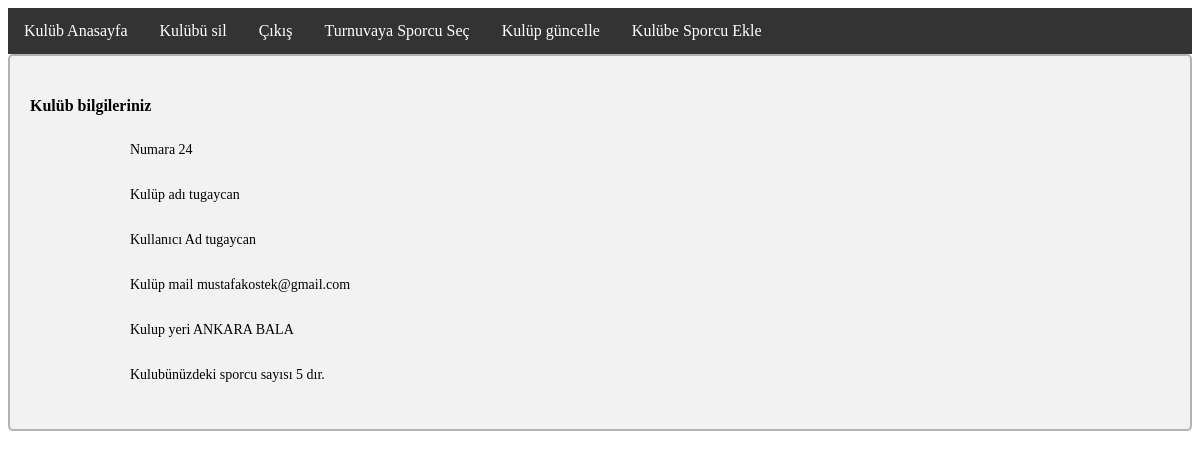
The app's page /kulup/kulupAna.php (signed in) with its own data.
### tables this page shows
CREATE TABLE `kulup` (
  `kulupId` int(11) NOT NULL,
  `kulupAd` varchar(70) DEFAULT NULL,
  `kullaniciAd` varchar(30) NOT NULL,
  `kulupSifre` varchar(50) DEFAULT NULL,
  `kulupMail` varchar(30) NOT NULL,
  `ilceId` int(11) NOT NULL,
  `aktif` bit(1) NOT NULL
);

CREATE TABLE `ilce` (
  `ilceId` int(11) NOT NULL,
  `ilId` int(11) DEFAULT NULL,
  `ilceAd` varchar(50) DEFAULT NULL
);

CREATE TABLE `il` (
  `ilId` int(11) NOT NULL,
  `ilAd` varchar(50) DEFAULT NULL
);

### kulup/kulupAna.php (the view, shortened to what this page needs)
<?php
include "../bag.php";
if(isset($_SESSION["id"])){
	$sql="select *from kulup where kulupId=".$_SESSION['id']."";
	$result = $conn->query($sql);
		if ($result->num_rows > 0) {
		while($row = $result->fetch_assoc()) {
			$kulupAd=$row["kulupAd"];
			$kullaniciAd=$row["kullaniciAd"];
			$kulupMail=$row["kulupMail"];
			$ilceId=$row["ilceId"];
	}
}
}
 if(!isset($_SESSION["id"])){
header('Refresh 1:'.$base_url.'/kulup/kulupGir.php');
 }else{
	 include 'include.php';
?>
<div><form method="" action="">
<h4>Kulüb bilgileriniz</h4>
<p>Numara <?php echo $_SESSION["id"];?></p>
<p>Kulüp adı <?php echo $kulupAd;?></p>
<p>Kullanıcı Ad <?php echo $kullaniciAd;?></p>
<p>Kulüp mail <?php echo $kulupMail ;?></p>
<p><?php
$sql="select l.ilAd,c.ilceAd from ilce c,il l where l.ilId=c.ilId and c.ilceId=".$ilceId."";
$result = $conn->query($sql);
if ($result->num_rows > 0) {
 while($row = $result->fetch_assoc()) {
 echo "Kulup yeri ".$row["ilAd"]." ".$row["ilceAd"];
 }
}
echo "</p><p>";
$sql="select count(*) as a from sporcu where kulupId=".$_SESSION["id"]."";
$result = $conn->query($sql);
if ($result->num_rows > 0) {
 while($row = $result->fetch_assoc()) {
 echo "Kulubünüzdeki sporcu sayısı ".$row["a"]." dır.<br>";
 }
}
echo "</p></form></div>";
 }
 ?>

### style.css (style rules this page uses)
div { background-color: #e6ffff; border: 2px solid #2d1f1f4d; }
p { font-size: 14px; border-radius: 1px; padding-top: 5px; padding-right: 10px; padding-bottom: 10px; padding-left: 100px; }
div { border-radius: 5px; background-color: #f2f2f2; padding: 20px; }

### records on screen
kulup: kulupAd "tugaycan", kullaniciAd "tugaycan", kulupMail "mustafakostek@gmail.com"
ilce: ilId.ilAd "ANKARA", ilceAd "BALA"

### other values on screen
$_SESSION["id"] "24"
$row["a"] "5"
